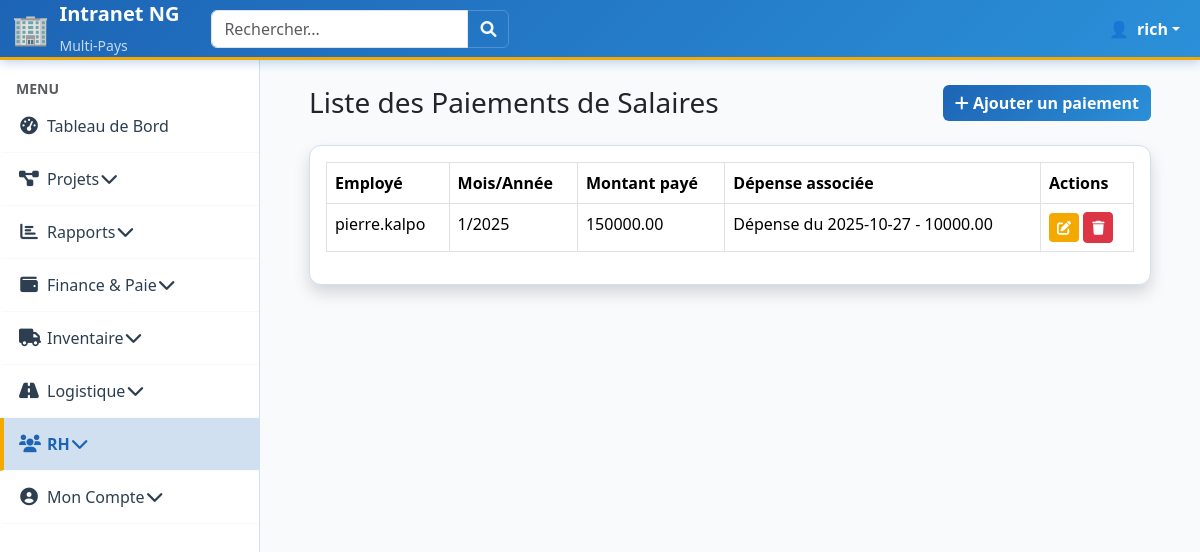
The page /rh/paiements-salaires/ (signed in) on the database its author committed.
### users/models.py (models this page shows, shortened)
class CustomUser(AbstractUser):
    phone_number = models.CharField(
        max_length=20, blank=True, null=True, verbose_name="Numéro de téléphone"
    )
    salaire_mensuel_base = models.DecimalField(
        max_digits=10, decimal_places=2, default=Decimal("0.00"), verbose_name=_("Salaire Mensuel de Base")
    )
    statut_actuel = models.CharField(
        max_length=20,
        choices=EMPLOYEE_STATUS_CHOICES,
        default="ACTIF",
        verbose_name=_("Statut actuel"),
    )
    class Meta:
        verbose_name = "Employé"
        verbose_name_plural = "Employés"
    def is_team_lead_user(self):
        return self.groups.filter(name__iexact="Team_Lead").exists()
    def is_coordinator_user(self):
        user_roles = {r.lower() for r in self.get_active_role_names()}
        return (
            "coordinateur de projet" in user_roles or "coordinateur_de_projet" in user_roles
        )
    def is_field_team_user(self):
        user_roles = {r.lower() for r in self.get_active_role_names()}
        return "field team" in user_roles or "field_team" in user_roles
    @property
    def is_cm(self):
        user_roles = {r.lower() for r in self.get_active_role_names()}
        return "country manager" in user_roles or "country_manager" in user_roles
    @property
    def is_coordinator(self):
        return self.is_coordinator_user()
    @property
    def is_field_team(self):
        return self.is_field_team_user()
    @property
    def is_team_lead(self):
        return self.is_team_lead_user()
    @property
    def active_country_ids(self):
        if not self.is_authenticated:
            return []
        return list(
            self.assignments.filter(is_active=True, country__is_active=True)
            .values_list("country_id", flat=True)
            .distinct()
        )
    def get_active_role_names(self):
        if not self.is_authenticated:
            return set()
        return set(
            self.assignments.filter(
                is_active=True, country__is_active=True
            ).values_list("role__name", flat=True)
        )

### rh/models.py (models this page shows, shortened)
class PaiementSalaire(models.Model):
    employe = models.ForeignKey(settings.AUTH_USER_MODEL, on_delete=models.CASCADE, related_name="paiements_salaires", verbose_name=_("Employé"))
    mois = models.IntegerField(verbose_name=_("Mois"))
    annee = models.IntegerField(verbose_name=_("Année"))
    montant_paye = models.DecimalField(max_digits=10, decimal_places=2, verbose_name=_("Montant payé"))
    depense_associee = models.OneToOneField(Depense, on_delete=models.CASCADE, related_name="paiement_salaire", verbose_name=_("Dépense associée"))
    class Meta:
        verbose_name = _("Paiement de Salaire")
        verbose_name_plural = _("Paiements de Salaires")
        unique_together = ("employe", "mois", "annee")

### finance/models.py (models this page shows)
class Depense(models.Model):
    date = models.DateField(verbose_name=_("Date de la dépense"))
    montant = models.DecimalField(max_digits=10, decimal_places=2, verbose_name=_("Montant"))
    description = models.TextField(verbose_name=_("Description"))
    categorie = models.CharField(max_length=50, choices=DEPENSE_CATEGORIE_CHOICES, verbose_name=_("Catégorie"))
    projet_associe = models.ForeignKey(Project, on_delete=models.SET_NULL, null=True, blank=True, related_name="depenses", verbose_name=_("Projet associé"))
    site_concerne = models.ForeignKey(Site, on_delete=models.SET_NULL, null=True, blank=True, related_name="depenses", verbose_name=_("Site concerné"))
    vehicule_concerne = models.ForeignKey(Vehicule, on_delete=models.SET_NULL, null=True, blank=True, related_name="depenses", verbose_name=_("Véhicule concerné"))
    equipement_concerne = models.ForeignKey(Equipement, on_delete=models.SET_NULL, null=True, blank=True, related_name="depenses", verbose_name=_("Équipement concerné"))
    employe_declarant = models.ForeignKey(CustomUser, on_delete=models.SET_NULL, null=True, related_name="depenses_declarees", verbose_name=_("Employé déclarant"))
    recu_scan = models.FileField(upload_to="recus_depenses/", verbose_name=_("Reçu scanné"))
    class Meta:
        verbose_name = _("Dépense")
        verbose_name_plural = _("Dépenses")
        ordering = ["-date"]
    def __str__(self):
        return f"Dépense du {self.date} - {self.montant}"

### rh/views.py (the view)
# urls.py: path('paiements-salaires/', views.PaiementSalaireListView.as_view(), name='paiementsalaire_list'),
class PaiementSalaireListView(LoginRequiredMixin, ListView):
    model = PaiementSalaire
    template_name = 'rh/paiementsalaire_list.html'
    context_object_name = 'paiements_salaires'
    def get_queryset(self):
        user = self.request.user
        if user.groups.filter(name='Gestionnaire RH').exists() or user.is_superuser:
            return PaiementSalaire.objects.all()
        return PaiementSalaire.objects.filter(employe=user)

### core/context_processors.py (called while the page is built)
def user_countries_processor(request):
    user = request.user
    countries = []
    active_country_ids = []
    if user.is_authenticated:
        active_country_ids = user.active_country_ids
        countries = Country.objects.filter(id__in=active_country_ids)
    return {
        "user_countries": countries,
        "active_country_ids": active_country_ids,  # Cette variable est maintenant toujours définie
    }

### rh/templates/rh/paiementsalaire_list.html (shortened to what this page needs)
{% extends 'core/base.html' %}
{% block content %}
<div class="container-fluid">
    <div class="d-flex justify-content-between align-items-center mb-4">
        <h1 class="h3 mb-0 text-gray-800">Liste des Paiements de Salaires</h1>
        <a href="{% url 'rh:paiementsalaire_create' %}" class="btn btn-primary">
            <i class="fas fa-plus"></i> Ajouter un paiement
        </a>
    </div>
    <div class="card shadow mb-4">
        <div class="card-body">
            <div class="table-responsive">
                <table class="table table-bordered" id="dataTable" width="100%" cellspacing="0">
                    <thead>
                        <tr>
                            <th>Employé</th>
                            <th>Mois/Année</th>
                            <th>Montant payé</th>
                            <th>Dépense associée</th>
                            <th>Actions</th>
                        </tr>
                    </thead>
                    <tbody>
                        {% for paiement in paiements_salaires %}
                        <tr>
                            <td>{{ paiement.employe }}</td>
                            <td>{{ paiement.mois }}/{{ paiement.annee }}</td>
                            <td>{{ paiement.montant_paye }}</td>
                            <td>{{ paiement.depense_associee }}</td>
                            <td>
                                <a href="{% url 'rh:paiementsalaire_update' paiement.pk %}" class="btn btn-warning btn-sm">
                                    <i class="fas fa-edit"></i>
                                </a>
                                <a href="{% url 'rh:paiementsalaire_delete' paiement.pk %}" class="btn btn-danger btn-sm">
                                    <i class="fas fa-trash"></i>
                                </a>
                            </td>
                        </tr>
                        {% endfor %}
                    </tbody>
                </table>
            </div>
        </div>
    </div>
</div>
{% endblock %}

### core/templates/core/base.html (shortened to what this page needs)
{% load static %}
<!DOCTYPE html>
<html lang="fr">
<head>
    <link href="https://cdn.jsdelivr.net/npm/bootstrap@5.3.3/dist/css/bootstrap.min.css" rel="stylesheet">
    <link rel="stylesheet" href="https://cdnjs.cloudflare.com/ajax/libs/font-awesome/6.0.0-beta3/css/all.min.css">
</head>
<body>
    <nav class="navbar navbar-expand-lg navbar-custom fixed-top">
        <div class="container-fluid">
            <a class="navbar-brand fw-bold d-flex align-items-center" href="{% url 'home' %}">
                <span style="font-size: 1.5em; margin-right: 10px;">🏢</span>
                <div>
                    <div>Intranet NG</div>
                    <small class="opacity-75" style="font-size: 0.7em; font-weight: 400;">Multi-Pays</small>
                </div>
            </a>
            <form class="d-flex ms-3" role="search">
                <div class="input-group">
                    <input class="form-control" type="search" placeholder="Rechercher..." aria-label="Search">
                    <button class="btn btn-outline-light" type="submit" style="border-color: rgba(255,255,255,0.2);">
                        <i class="fas fa-search"></i>
                    </button>
                </div>
            </form>
            <div class="d-flex ms-auto">
                <ul class="navbar-nav">
                    {% if user.is_authenticated %}
                        <li class="nav-item dropdown">
                            <a class="nav-link dropdown-toggle d-flex align-items-center" href="#" role="button" data-bs-toggle="dropdown">
                                <span class="me-2">👤</span>
                                <strong>{{ user.username }}</strong>
                            </a>
                        </li>
                    {% else %}
                        <li class="nav-item">
                            <a class="nav-link" href="{% url 'login' %}">Connexion</a>
                        </li>
                    {% endif %}
                </ul>
            </div>
        </div>
    </nav>
    <div id="sidebar-wrapper">
        <ul class="sidebar-nav list-group list-group-flush">
            <li class="sidebar-item sidebar-title mt-3">
                <span class="text-uppercase text-muted small fw-bold px-3">Menu</span>
            </li>
            <li class="sidebar-item">
                <a class="sidebar-link {% if request.resolver_match.url_name == 'home' %}active{% endif %}" href="{% url 'home' %}">
                    <i class="fas fa-tachometer-alt me-2"></i> Tableau de Bord
                </a>
            </li>
            <li class="sidebar-item">
                <a class="sidebar-link" data-bs-toggle="collapse" href="#projets-collapse" role="button" aria-expanded="false" aria-controls="projets-collapse">
                    <i class="fas fa-project-diagram me-2"></i> Projets <i class="fas fa-chevron-down float-end"></i>
                </a>
            </li>
            {% if is_cm %}
            <li class="sidebar-item">
                <a class="sidebar-link {% if 'reporting' in request.path %}active{% endif %}" data-bs-toggle="collapse" href="#reporting-collapse" role="button" aria-expanded="false" aria-controls="reporting-collapse">
                    <i class="fas fa-chart-bar me-2"></i> Rapports <i class="fas fa-chevron-down float-end"></i>
                </a>
            </li>
            {% endif %}
            {% if is_cm or is_coordinator or user.is_staff %}
            <li class="sidebar-item">
                <a class="sidebar-link {% if 'finance' in request.path %}active{% endif %}" data-bs-toggle="collapse" href="#finance-collapse" role="button" aria-expanded="false" aria-controls="finance-collapse">
                    <i class="fas fa-wallet me-2"></i> Finance & Paie <i class="fas fa-chevron-down float-end"></i>
                </a>
            </li>
            <li class="sidebar-item">
                <a class="sidebar-link {% if 'inventaire' in request.path %}active{% endif %}" data-bs-toggle="collapse" href="#inventaire-collapse" role="button" aria-expanded="false" aria-controls="inventaire-collapse">
                    <i class="fas fa-truck me-2"></i> Inventaire <i class="fas fa-chevron-down float-end"></i>
                </a>
            </li>
            <li class="sidebar-item">
                <a class="sidebar-link {% if 'logistique' in request.path %}active{% endif %}" data-bs-toggle="collapse" href="#logistique-collapse" role="button" aria-expanded="false" aria-controls="logistique-collapse">
                    <i class="fas fa-road me-2"></i> Logistique <i class="fas fa-chevron-down float-end"></i>
                </a>
            </li>
            <li class="sidebar-item">
                <a class="sidebar-link {% if 'rh' in request.path %}active{% endif %}" data-bs-toggle="collapse" href="#rh-collapse" role="button" aria-expanded="false" aria-controls="rh-collapse">
                    <i class="fas fa-users me-2"></i> RH <i class="fas fa-chevron-down float-end"></i>
                </a>
            </li>
            {% endif %}
            <li class="sidebar-item">
                <a class="sidebar-link" data-bs-toggle="collapse" href="#account-collapse" role="button" aria-expanded="false" aria-controls="account-collapse">
                    <i class="fas fa-user-circle me-2"></i> Mon Compte <i class="fas fa-chevron-down float-end"></i>
                </a>
            </li>
        </ul>
    </div>
    <div id="page-content-wrapper">
        <div class="container-fluid">
            <div id="mainContent">
                {% block content %}
                {% endblock %}
            </div>
        </div>
    </div>
</body>
</html>

### core/templates/core/base.html (style rules this page uses)
:root { --header-height: 60px; --sidebar-width: 260px; --primary-blue: #1D64B5; --secondary-blue: #2B90D9; --light-blue: #D1E0F1; --primary-orange: #F4A900; --accent-yellow: #FFD166; --sidebar-active-bg: var(--light-blue); --sidebar-active-text: var(--primary-blue); --content-bg: #f8fafc; --success-color: #27ae60; --warning-color: var(--primary-orange); --danger-color: #e74c3c; }
body { background-color: var(--content-bg); padding-top: var(--header-height); min-height: 100vh; font-family: 'Segoe UI', Tahoma, Geneva, Verdana, sans-serif; margin: 0; }
.navbar-custom { background: linear-gradient(135deg, var(--primary-blue) 0%, var(--secondary-blue) 100%) !important; border-bottom: 3px solid var(--primary-orange); box-shadow: 0 2px 10px rgba(29, 100, 181, 0.3); height: var(--header-height); position: fixed; top: 0; left: 0; right: 0; z-index: 1030; }
.navbar-custom .navbar-brand, .navbar-custom .nav-link { color: white !important; font-weight: 600; }
#sidebar-wrapper { position: fixed; top: var(--header-height); bottom: 0; left: 0; width: var(--sidebar-width); background: white; border-right: 1px solid var(--light-blue); z-index: 1020; overflow-y: auto; transition: transform 0.3s ease; }
.sidebar-link { display: flex; align-items: center; color: #2c3e50; text-decoration: none; font-weight: 500; padding: 14px 20px 14px 15px; border-left: 4px solid transparent; transition: all 0.3s ease; border-bottom: 1px solid #f8f9fa; }
.sidebar-link i { margin-right: 12px; width: 20px; text-align: center; font-size: 1.1em; }
.sidebar-link.active { color: var(--primary-blue) !important; background-color: var(--light-blue) !important; border-left: 4px solid var(--primary-orange) !important; font-weight: 700; }
#page-content-wrapper { margin-left: var(--sidebar-width); width: calc(100% - var(--sidebar-width)); padding: 25px; min-height: calc(100vh - var(--header-height)); background-color: var(--content-bg); transition: all 0.3s ease; margin-top: 0; }
.btn-primary { background: linear-gradient(135deg, var(--primary-blue) 0%, var(--secondary-blue) 100%); border: none; font-weight: 600; }
.btn-warning { background-color: var(--primary-orange); border: none; color: white; font-weight: 600; }
.card { border: none; border-radius: 12px; box-shadow: 0 4px 15px rgba(29, 100, 181, 0.1); transition: all 0.3s ease; border: 1px solid var(--light-blue); }

### rows shown on the page
CustomUser: username "rich"
PaiementSalaire: employe "pierre.kalpo", mois "1", annee "2025", montant_paye "150000.00", depense_associee "Dépense du 2025-10-27 - 10000.00"
